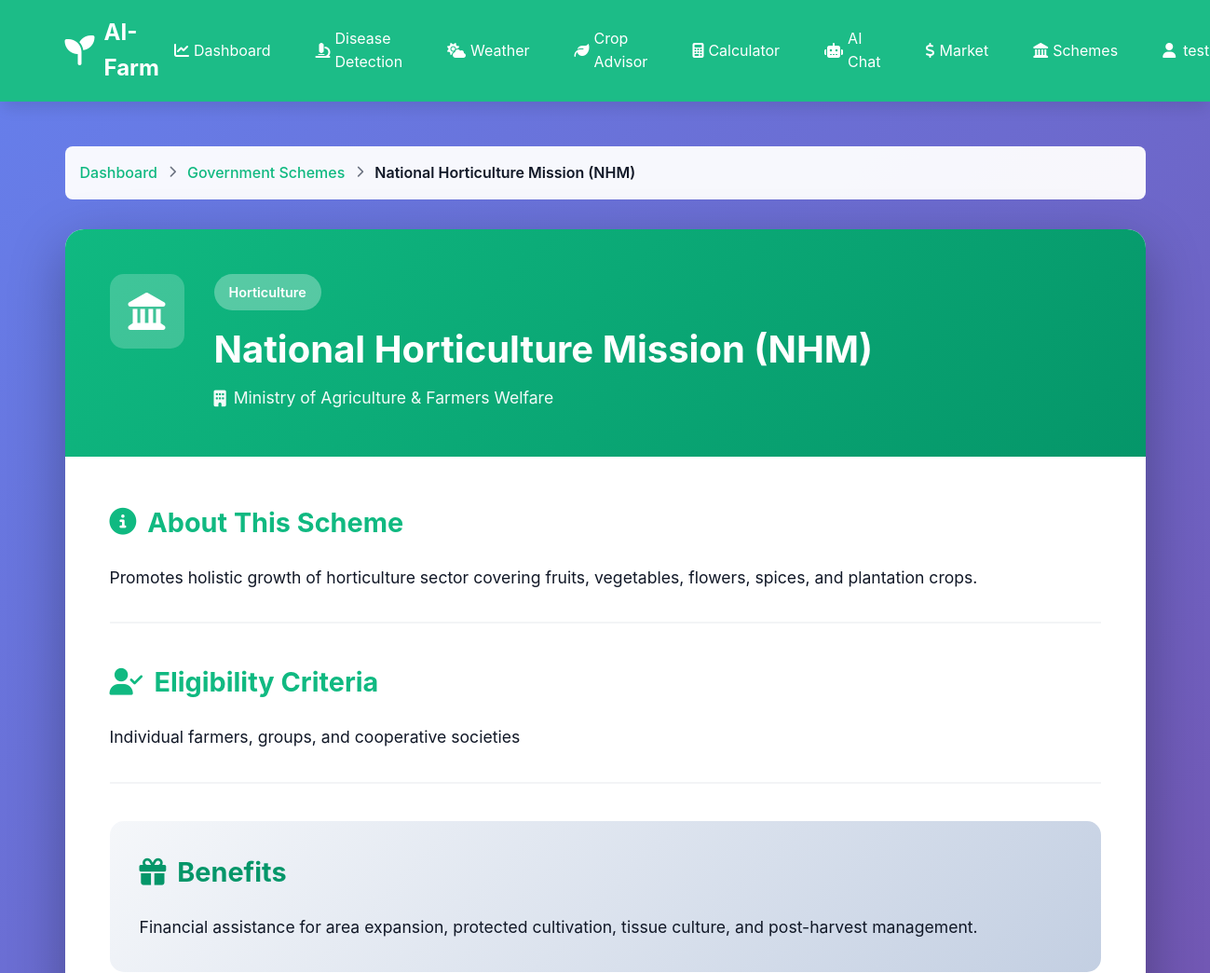
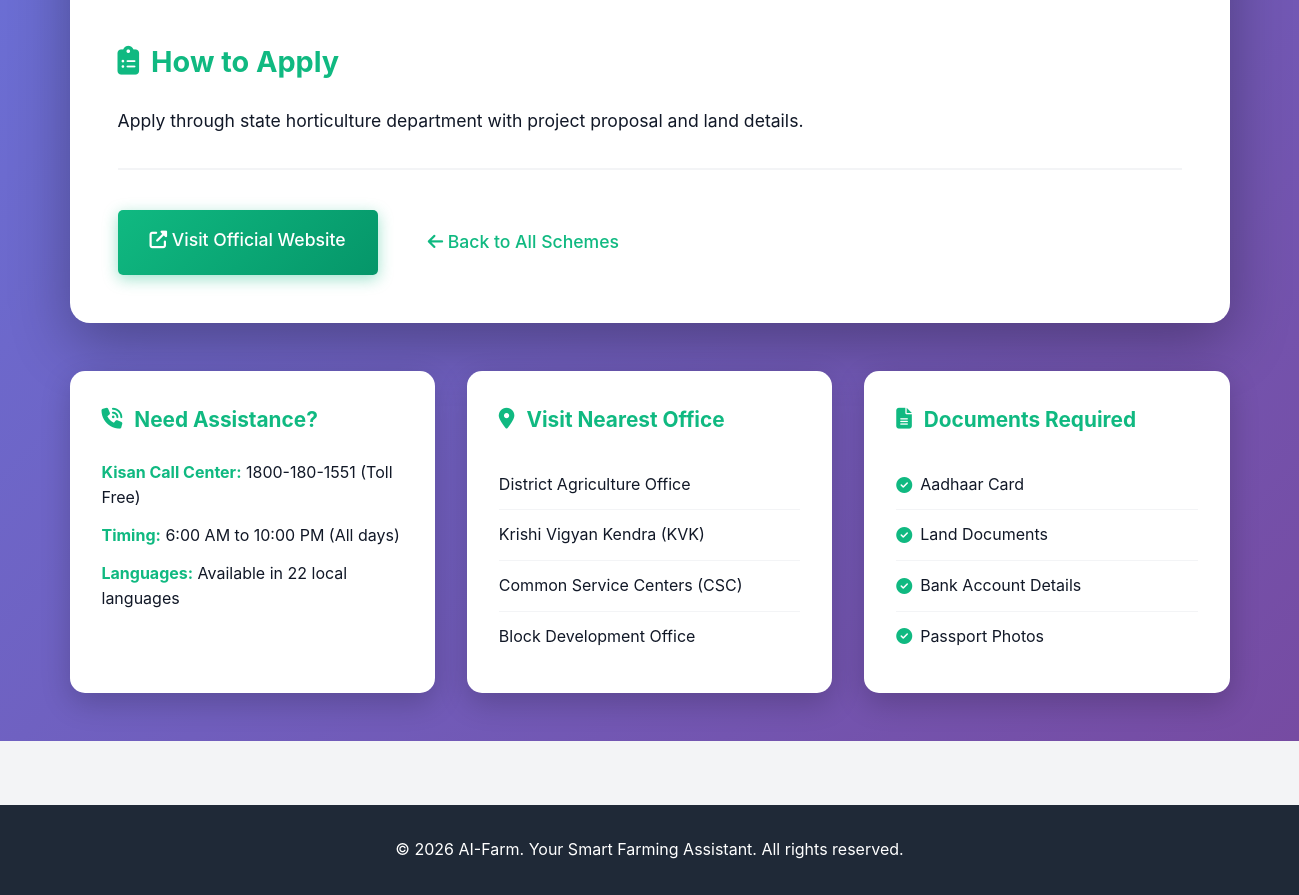
Page /scheme/54 (signed in) on the committed database (2 pictures, top to bottom).
### tables this page shows
CREATE TABLE govt_schemes
                 (id INTEGER PRIMARY KEY AUTOINCREMENT,
                  scheme_name TEXT NOT NULL,
                  description TEXT,
                  eligibility TEXT,
                  benefits TEXT,
                  how_to_apply TEXT,
                  ministry TEXT,
                  website_link TEXT,
                  category TEXT,
                  created_at TIMESTAMP DEFAULT CURRENT_TIMESTAMP);

### app.py (the view)
@app.route('/scheme/<int:scheme_id>')
@login_required
def scheme_detail(scheme_id):
    conn = sqlite3.connect('aifarm.db')
    conn.row_factory = sqlite3.Row
    c = conn.cursor()
    c.execute('SELECT * FROM govt_schemes WHERE id = ?', (scheme_id,))
    scheme = c.fetchone()
    conn.close()
    if not scheme:
        flash('Scheme not found.', 'error')
        return redirect(url_for('govt_schemes'))
    return render_template('scheme_detail.html', scheme=scheme)

### app.py (called while the page is built)
def login_required(f):
    @wraps(f)
    def decorated_function(*args, **kwargs):
        if 'user_id' not in session:
            flash('Please log in to access this page.', 'warning')
            return redirect(url_for('login'))
        return f(*args, **kwargs)
    return decorated_function

### templates/scheme_detail.html (shortened to what this page needs)
{% extends "base.html" %}
{% block content %}
<div class="page-container scheme-detail-page">
    <div class="container">
        <div class="breadcrumb">
            <a href="{{ url_for('dashboard') }}">Dashboard</a>
            <i class="fas fa-chevron-right"></i>
            <a href="{{ url_for('govt_schemes') }}">Government Schemes</a>
            <i class="fas fa-chevron-right"></i>
            <span>{{ scheme.scheme_name }}</span>
        </div>
        <div class="scheme-detail-card">
            <div class="scheme-detail-header">
                <div class="header-icon">
                    <i class="fas fa-landmark"></i>
                </div>
                <div class="header-content">
                    <div class="scheme-badge">{{ scheme.category }}</div>
                    <h1>{{ scheme.scheme_name }}</h1>
                    <p class="ministry"><i class="fas fa-building"></i> {{ scheme.ministry }}</p>
                </div>
            </div>
            <div class="scheme-detail-body">
                <div class="detail-section">
                    <h2><i class="fas fa-info-circle"></i> About This Scheme</h2>
                    <p>{{ scheme.description }}</p>
                </div>
                <div class="detail-section">
                    <h2><i class="fas fa-user-check"></i> Eligibility Criteria</h2>
                    <p>{{ scheme.eligibility }}</p>
                </div>
                <div class="detail-section highlight-section">
                    <h2><i class="fas fa-gift"></i> Benefits</h2>
                    <p>{{ scheme.benefits }}</p>
                </div>
                <div class="detail-section">
                    <h2><i class="fas fa-clipboard-list"></i> How to Apply</h2>
                    <p>{{ scheme.how_to_apply }}</p>
                </div>
                <div class="detail-section action-section">
                    {% if scheme.website_link %}
                    {% set link = scheme.website_link %}
                    {% if not link.startswith('http') %}{% set link = 'https://' + link %}{% endif %}
                    <a href="{{ link }}" target="_blank" rel="noopener noreferrer" class="btn btn-primary btn-lg">
                        <i class="fas fa-external-link-alt"></i> Visit Official Website
                    </a>
                    {% endif %}
                    <a href="{{ url_for('govt_schemes') }}" class="btn btn-secondary btn-lg">
                        <i class="fas fa-arrow-left"></i> Back to All Schemes
                    </a>
                </div>
            </div>
        </div>
        <div class="helpful-info">
            <div class="info-box">
                <h3><i class="fas fa-phone-volume"></i> Need Assistance?</h3>
                <div class="contact-info">
                    <p><strong>Kisan Call Center:</strong> 1800-180-1551 (Toll Free)</p>
                    <p><strong>Timing:</strong> 6:00 AM to 10:00 PM (All days)</p>
                    <p><strong>Languages:</strong> Available in 22 local languages</p>
                </div>
            </div>
            <div class="info-box">
                <h3><i class="fas fa-map-marker-alt"></i> Visit Nearest Office</h3>
                <ul>
                    <li>District Agriculture Office</li>
                    <li>Krishi Vigyan Kendra (KVK)</li>
                    <li>Common Service Centers (CSC)</li>
                    <li>Block Development Office</li>
                </ul>
            </div>
            <div class="info-box">
                <h3><i class="fas fa-file-alt"></i> Documents Required</h3>
                <ul>
                    <li><i class="fas fa-check-circle"></i> Aadhaar Card</li>
                    <li><i class="fas fa-check-circle"></i> Land Documents</li>
                    <li><i class="fas fa-check-circle"></i> Bank Account Details</li>
                    <li><i class="fas fa-check-circle"></i> Passport Photos</li>
                </ul>
            </div>
        </div>
    </div>
</div>
{% endblock %}

### static/css/style.css (style rules this page uses)
* { margin: 0; padding: 0; box-sizing: border-box; }
:root { --primary-color: #10B981; --primary-dark: #059669; --primary-light: #34D399; --secondary-color: #3B82F6; --danger-color: #EF4444; --warning-color: #F59E0B; --success-color: #10B981; --dark: #1F2937; --light: #F3F4F6; --white: #FFFFFF; --text-dark: #111827; --text-light: #6B7280; --border-color: #E5E7EB; --shadow: 0 1px 3px 0 rgba(0, 0, 0, 0.1); --shadow-lg: 0 10px 15px -3px rgba(0, 0, 0, 0.1); }
body { font-family: -apple-system, BlinkMacSystemFont, 'Segoe UI', Roboto, 'Helvetica Neue', Arial, sans-serif; line-height: 1.6; color: var(--text-dark); background-color: var(--light); }
.container { max-width: 1200px; margin: 0 auto; padding: 0 20px; }
.btn { display: inline-block; padding: 0.75rem 1.5rem; border-radius: 5px; text-decoration: none; border: none; cursor: pointer; font-size: 1rem; transition: all 0.3s; font-weight: 500; }
.btn-primary { background: var(--primary-color); color: var(--white); }
.btn-secondary { background: var(--white); color: var(--primary-color); border: 2px solid var(--white); }
.page-container { padding: 2rem 0; min-height: calc(100vh - 200px); }
button, .btn, a, input, select, textarea { transition: all 0.3s cubic-bezier(0.4, 0, 0.2, 1); }
.btn-primary { background: linear-gradient(135deg, var(--primary-color), var(--primary-dark)); box-shadow: 0 4px 15px rgba(16, 185, 129, 0.4); }
.page-container { animation: fadeIn 0.5s ease-in; }
html { scroll-behavior: smooth; }

### templates/scheme_detail.html (style rules this page uses)
.scheme-detail-page { background: linear-gradient(135deg, #667eea 0%, #764ba2 100%); min-height: calc(100vh - 100px); padding: 3rem 0; }
.breadcrumb { background: rgba(255, 255, 255, 0.95); padding: 1rem; border-radius: 8px; margin-bottom: 2rem; display: flex; align-items: center; gap: 0.75rem; flex-wrap: wrap; }
.breadcrumb a { color: var(--primary-color); text-decoration: none; font-weight: 500; }
.breadcrumb i { color: var(--text-light); font-size: 0.8rem; }
.breadcrumb span { color: var(--text-dark); font-weight: 600; }
.scheme-detail-card { background: var(--white); border-radius: 20px; overflow: hidden; box-shadow: 0 20px 60px rgba(0,0,0,0.3); }
.scheme-detail-header { background: linear-gradient(135deg, var(--primary-color), var(--primary-dark)); color: var(--white); padding: 3rem; display: flex; align-items: start; gap: 2rem; }
.header-icon { width: 80px; height: 80px; background: rgba(255, 255, 255, 0.2); border-radius: 15px; display: flex; align-items: center; justify-content: center; font-size: 2.5rem; flex-shrink: 0; }
.header-content { flex: 1; }
.scheme-badge { display: inline-block; background: rgba(255, 255, 255, 0.3); padding: 0.5rem 1rem; border-radius: 20px; font-size: 0.9rem; font-weight: 600; margin-bottom: 1rem; }
.scheme-detail-header h1 { font-size: 2.5rem; margin-bottom: 0.75rem; line-height: 1.3; }
.ministry { font-size: 1.1rem; opacity: 0.95; display: flex; align-items: center; gap: 0.5rem; }
.scheme-detail-body { padding: 3rem; }
.detail-section { margin-bottom: 2.5rem; padding-bottom: 2rem; border-bottom: 2px solid var(--light); }
.detail-section:last-child { border-bottom: none; margin-bottom: 0; padding-bottom: 0; }
.detail-section h2 { color: var(--primary-color); font-size: 1.8rem; margin-bottom: 1.25rem; display: flex; align-items: center; gap: 0.75rem; }
.detail-section p { color: var(--text-dark); font-size: 1.1rem; line-height: 1.8; }
.highlight-section { background: linear-gradient(135deg, #f5f7fa, #c3cfe2); padding: 2rem; border-radius: 15px; border: none; }
.highlight-section h2 { color: var(--primary-dark); }
.action-section { display: flex; gap: 1rem; flex-wrap: wrap; }
.btn-lg { padding: 1rem 2rem; font-size: 1.1rem; }
.helpful-info { display: grid; grid-template-columns: repeat(auto-fit, minmax(300px, 1fr)); gap: 2rem; margin-top: 3rem; }
.info-box { background: var(--white); padding: 2rem; border-radius: 15px; box-shadow: 0 10px 30px rgba(0,0,0,0.2); }
.info-box h3 { color: var(--primary-color); margin-bottom: 1.5rem; font-size: 1.3rem; display: flex; align-items: center; gap: 0.75rem; }
.contact-info p { margin-bottom: 0.75rem; color: var(--text-dark); line-height: 1.6; }
.contact-info strong { color: var(--primary-color); }
.info-box ul { list-style: none; padding: 0; }
.info-box ul li { padding: 0.75rem 0; color: var(--text-dark); border-bottom: 1px solid var(--light); display: flex; align-items: center; gap: 0.5rem; }
.info-box ul li:last-child { border-bottom: none; }
.info-box ul li i { color: var(--success-color); }

### rows in the picture
govt_schemes: scheme_name "National Horticulture Mission (NHM)", category "Horticulture", ministry "Ministry of Agriculture & Farmers Welfare", description "Promotes holistic growth of horticulture sector covering fruits, vegetables, flowers, spices, and plantation crops.", eligibility "Individual farmers, groups, and cooperative societies", benefits "Financial assistance for area expansion, protected cultivation, tissue culture, and post-harvest management.", how_to_apply "Apply through state horticulture department with project proposal and land details."

### other values in the picture
{{ session.username }} "test"
